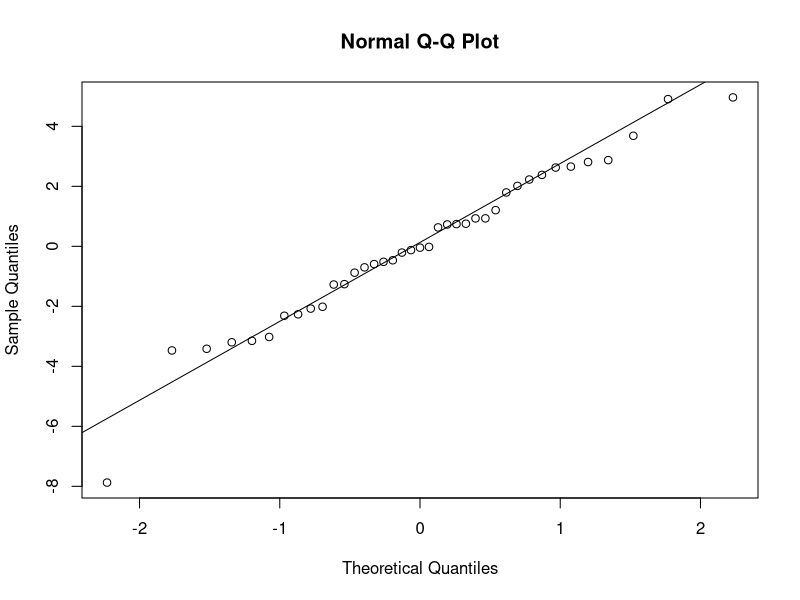
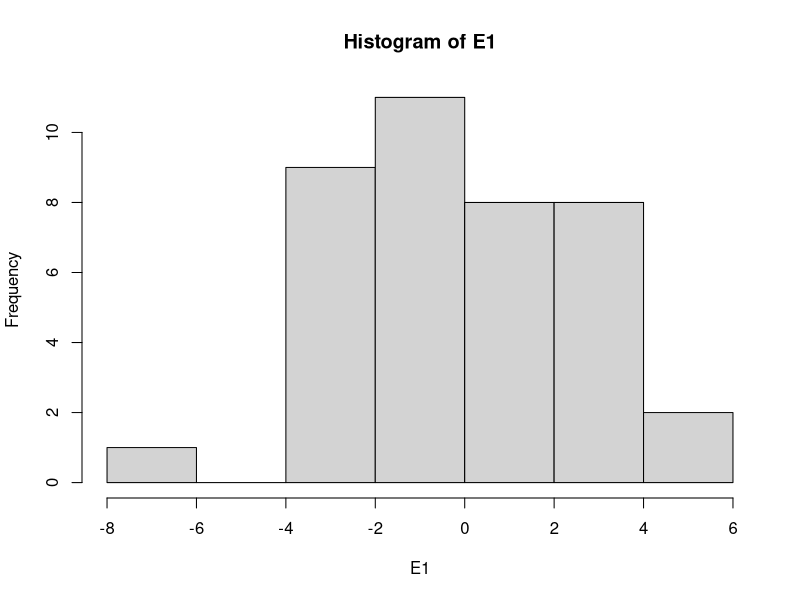
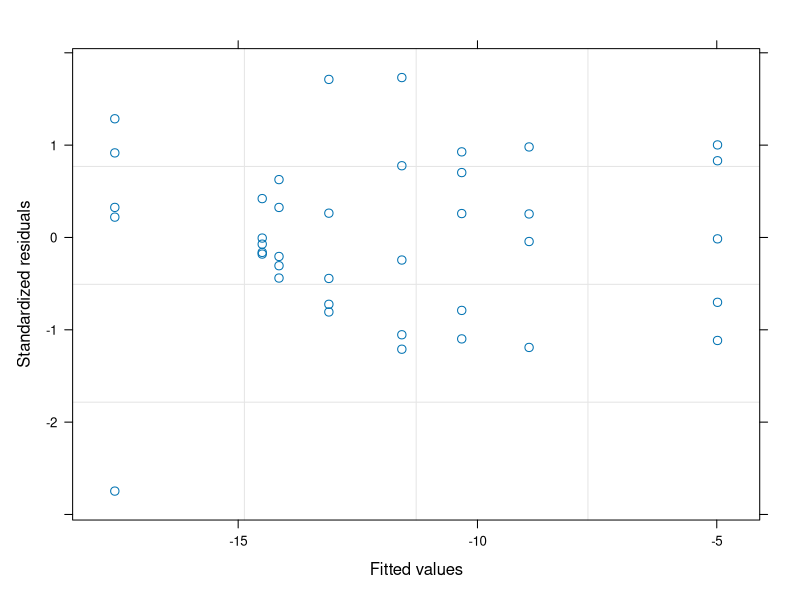

Reproduce these figures in R, in order. (Note: this script raises an error after producing the figures.)
#Author:  Clay Arango
#Creation date: 10-Feb-19
#Script to analyze NDS data from Summer 2018 NDS work with S. Roley and A. Alexiades

#packages
install.packages("nlme")
install.packages("nortest")
install.packages("dplyr")
install.packages("multcomp")
install.packages("MASS")
install.packages("ggplot2")
library(nlme)
library(nortest)
library(dplyr)
library(multcomp)
library(MASS)
library(ggplot2)

#Load data
mab_summer <- read.table(file="mab_summer.csv", header=T, sep=",")

#set variable
d = mab_summer

#evaluate data to make sure factors are correct
names(d)
unique(d$nutrient) #control, N, NP, NPSi, NSi, P, PSi, Si
unique(d$N) #should be 0 and 1
unique(d$P) #should be 0 and 1
unique(d$Si) #should be 0 and 1
unique(d$top) #should be "sponge" and "glass"
#if need to change, use recode function below. 
d$top<-recode(d$top, "cellulose" ="sponge")
str(d)

#convert N and P vand Si alues (0 or 1 for absence or presence) to factors
d$N<-as.factor(d$N)
d$P<-as.factor(d$P)
d$Si<-as.factor(d$Si)
str(d)

#subset data into gpp and cr response
d.cr = subset(d, top=="sponge", data=d)
d.gpp = subset(d, top=="glass", data=d)

#calculate nrr for cr
x = aggregate(d.cr[,8], list(d.cr$nutrient), mean, na.rm=T)
x
d.cr$cr.nrr = d.cr$cr.area/-13.104819 #is there a prettier way to do this?

#calculate nrr for gpp
x = aggregate(d.gpp[,9], list(d.gpp$nutrient), mean, na.rm=T)
x
d.gpp$gpp.nrr = d.gpp$gpp.area/1.61646980 #is there a prettier way to do this?

############################################################
#analyze RESPIRATION data
############################################################

M1<-gls(cr.area~N*P*Si, data=d.cr, na.action=na.omit)
E1<-residuals(M1)
qqnorm(E1)
qqline(E1)
ad.test(E1)
   #residuals are normally distributed
hist(E1)  
plot(M1)

plot(filter(d.cr, !is.na(cr.area)) %>% dplyr::select(nutrient), 
     E1, xlab="nutrient", ylab="Residuals")
bartlett.test(cr.area~nutrient, data=d.cr)
   #variance test is bad

anova(M1)
  
x <- group_by(d.cr, nutrient) %>%  # Grouping function causes subsequent functions to aggregate by season and reach
  summarize(cr.mean = abs(mean(cr.area, na.rm = TRUE)), # na.rm = TRUE to remove missing values
            cr.sd=abs(sd(cr.area, na.rm = TRUE)),  # na.rm = TRUE to remove missing values
            n = sum(!is.na(cr.area)), # of observations, excluding NAs. 
            cr.se=cr.sd/sqrt(n))

ggplot(data=x, aes(x=nutrient, y=cr.mean)) + 
  geom_bar(stat="identity", position=position_dodge(), color = "black") + 
  geom_errorbar(aes(ymin=cr.mean, ymax=cr.mean+cr.se), width=0.2, 
                position=position_dodge(0.9)) + 
  xlab("Nutrient") +
  ylab(expression(Respiration~(ug~O[2]~m^{-2}~h^{-1}))) +
  ylim(0,20) +
  labs(fill="Light") +
  theme_bw() +
  theme(panel.grid.major=element_blank(),
        panel.grid.minor=element_blank(),
        legend.title=element_text(size=6),
        legend.key=element_blank(), 
        legend.position=c(0.5,0.95), 
        legend.text=element_text(size=8), 
        legend.background=element_blank(), 
        legend.direction="horizontal", 
        legend.key.size=unit(0.3, "cm"), 
        axis.title.y=element_text(size=8), 
        axis.title.x=element_text(size=8), 
        axis.text.x=element_text(size=8))

#ggsave('output/figures/Ring_fall.tiff',
#       units="in",
#       width=3.25,
#       height=3.25,
#       dpi=1200,
#       compression="lzw")

#summarize nrr
x <- group_by(d.cr, nutrient) %>%  # Grouping function causes subsequent functions to aggregate by season and reach
  summarize(cr.mean = abs(mean(cr.nrr, na.rm = TRUE)), # na.rm = TRUE to remove missing values
            cr.sd=abs(sd(cr.nrr, na.rm = TRUE)),  # na.rm = TRUE to remove missing values
            n = sum(!is.na(cr.nrr)), # of observations, excluding NAs. 
            cr.se=cr.sd/sqrt(n))

############################################################
#analyze the PRODUCTION data
############################################################

M1<-gls(gpp.area~N*P*Si, data=d.gpp, na.action=na.omit) 
E1<-residuals(M1)
qqnorm(E1)
qqline(E1)
ad.test(E1)
   #residuals are not normal 

hist(E1, xlab="residuals", main="")
plot(M1)

plot(filter(d.gpp, !is.na(gpp.area)) %>% dplyr::select(nutrient), 
     E1, xlab="nutrient", ylab="Residuals")
bartlett.test(gpp.area~nutrient, data=d.gpp)
   #not OK

anova(M1)
  
x <- group_by(d.gpp, nutrient) %>%  # Grouping function causes subsequent functions to aggregate by season and reach
  summarize(gpp.mean = abs(mean(gpp.area, na.rm = TRUE)), # na.rm = TRUE to remove missing values
            gpp.sd=abs(sd(gpp.area, na.rm = TRUE)),  # na.rm = TRUE to remove missing values
            n = sum(!is.na(gpp.area)), # of observations, excluding NAs. 
            gpp.se=gpp.sd/sqrt(n))

ggplot(data=x, aes(x=nutrient, y=gpp.mean)) + 
  geom_bar(stat="identity", position=position_dodge(), color = "black") + 
  geom_errorbar(aes(ymin=gpp.mean, ymax=gpp.mean+gpp.se), width=0.2, 
                position=position_dodge(0.9)) + 
  xlab("Nutrient") +
  ylab(expression(Production~(ug~O[2]~m^{-2}~h^{-1}))) +
  labs(fill="Light") +
  theme_bw() +
  theme(panel.grid.major=element_blank(),
        panel.grid.minor=element_blank(), 
        legend.title=element_text(size=6), 
        legend.key=element_blank(),  
        legend.position=c(0.5,0.95),  
        legend.text=element_text(size=8),  
        legend.background=element_blank(),  
        legend.direction="horizontal",  
        legend.key.size=unit(0.3, "cm"),  
        axis.title.y=element_text(size=8),  
        axis.title.x=element_text(size=8),  
        axis.text.x=element_text(size=8))

#ggsave('output/figures/gppByNutrient.tiff',
#       units="in",
#       width=3.25,
#       height=3.25,
#       dpi=1200,
#       compression="lzw")

#summarize nrr
x <- group_by(d.gpp, nutrient) %>%  # Grouping function causes subsequent functions to aggregate by season and reach
  summarize(gpp.mean = abs(mean(gpp.nrr, na.rm = TRUE)), # na.rm = TRUE to remove missing values
            gpp.sd=abs(sd(gpp.nrr, na.rm = TRUE)),  # na.rm = TRUE to remove missing values
            n = sum(!is.na(gpp.nrr)), # of observations, excluding NAs. 
            gpp.se=gpp.sd/sqrt(n))

#BELOW HERE IS NOT EDITED





############################################################
#analyze the CHL-A biomass on disks

M1<-gls(chla~N*P*light, data=roza_sum.chla, na.action=na.omit)
E1<-residuals(M1)
qqnorm(E1)
qqline(E1)
ad.test(E1)
  #residuals look bad (p=0.001)
hist(E1)
plot(M1)

vf1 = varIdent(form = ~ 1|N*P)
vf2 = varIdent(form = ~ 1|light)
vf3 = varIdent(form = ~ 1|N*P*light)
vf4 = varPower(form = ~ fitted(.)) 
vf5 = varExp(form = ~ fitted(.))
vf6 = varConstPower(form = ~ fitted(.))
vf7 = varExp(form = ~ fitted(.)|nutrient)

M2<-gls(chla~N*P*light, data=roza_sum.chla, na.action=na.omit, weights=vf1)
M3<-gls(chla~N*P*light, data=roza_sum.chla, na.action=na.omit, weights=vf2)
M4<-gls(chla~N*P*light, data=roza_sum.chla, na.action=na.omit, weights=vf3)
M5<-gls(chla~N*P*light, data=roza_sum.chla, na.action=na.omit, weights=vf4)
M6<-gls(chla~N*P*light, data=roza_sum.chla, na.action=na.omit, weights=vf5)
M7<-gls(chla~N*P*light, data=roza_sum.chla, na.action=na.omit, weights=vf6)
M8<-gls(chla~N*P*light, data=roza_sum.chla, na.action=na.omit, weights=vf7)

anova(M1,M2,M3,M4,M5,M6,M7,M8)

#M3 is best on AIC

E3<-residuals(M3)
qqnorm(E3)
qqline(E3)
ad.test(E3)
#residuals are not normal (p=0.001)
hist(E3, xlab="residuals", main="")
plot(M3)
  #hist and plot look good

plot(filter(roza_sum.chla, !is.na(chla)) %>% dplyr::select(light), 
     E3, xlab="light", ylab="Residuals")
bartlett.test(chla~light, data=roza_sum.chla)

plot(filter(roza_sum.chla, !is.na(chla)) %>% dplyr::select(nutrient), 
     E3, xlab="nutrient", ylab="Residuals")
bartlett.test(chla~nutrient, data=roza_sum.chla)

anova(M3)

#light is significant and N and P separately interact with light

x<-roza_sum.chla[complete.cases(roza_sum.chla$chla),]

with(x, 
     interaction.plot(nutrient,light,chla, 
                      ylim=c(0,1.5),lty=c(1,12),lwd=2,ylab="Chlorophyll a", 
                      xlab="Nutrient", trace.label="Light"))

x <- group_by(roza_sum.chla, nutrient, light) %>%  # Grouping function causes subsequent functions to aggregate by season and reach
  summarize(chla.mean = mean(chla, na.rm = TRUE), # na.rm = TRUE to remove missing values
            chla.sd=sd(chla, na.rm = TRUE),  # na.rm = TRUE to remove missing values
            n = sum(!is.na(chla)), # of observations, excluding NAs. 
            chla.se=chla.sd/sqrt(n))

ggplot(data=x, 
       aes(x=nutrient, y=chla.mean, fill=light)) + 
  geom_bar(stat="identity", position=position_dodge(), color = "black") + 
  geom_errorbar(aes(ymin=chla.mean, ymax=chla.mean+chla.se), width=0.2, 
                position=position_dodge(0.9)) + 
  scale_fill_manual(values=c("white","black")) +
  xlab("Nutrient") +
  ylab(expression(Chlorophyll~a~(ug~cm^{-2}))) +
  ylim(0,1.7) +
  labs(fill="Light") +
  theme_bw() +
  theme(panel.grid.major=element_blank(), 
        panel.grid.minor=element_blank(), 
        legend.title=element_text(size=6), 
        legend.key=element_blank(), 
        legend.position=c(0.5,0.95), 
        legend.text=element_text(size=8), 
        legend.background=element_blank(), 
        legend.direction="horizontal", 
        legend.key.size=unit(0.3, "cm"), 
        axis.title.y=element_text(size=8), 
        axis.title.x=element_text(size=8), 
        axis.text.x=element_text(size=8))

ggsave('output/figures/chlaByNutrientLight.tiff',
       units="in",
       width=3.25,
       height=3.25,
       dpi=1200,
       compression="lzw")



############################################################
############################################################
#calculate nrr mean and standard error
x1 <- group_by(roza_sum, nutrient, light) %>%  # Grouping function causes subsequent functions to aggregate by season and reach
  summarize(chla.nrr.mean = mean(chla.nrr, na.rm = TRUE), # na.rm = TRUE to remove missing values
            chla.nrr.sd=sd(chla.nrr, na.rm = TRUE),  # na.rm = TRUE to remove missing values
            chla.n = sum(!is.na(chla.nrr)), # of observations, excluding NAs. 
            chla.nrr.se=chla.nrr.sd/sqrt(chla.n))


x2 <- group_by(roza_sum, nutrient, light) %>%  # Grouping function causes subsequent functions to aggregate by season and reach
  summarize(gpp.nrr.mean = mean(gpp.nrr, na.rm = TRUE), # na.rm = TRUE to remove missing values
            gpp.nrr.sd=sd(gpp.nrr, na.rm = TRUE),  # na.rm = TRUE to remove missing values
            gpp.n = sum(!is.na(gpp.nrr)), # of observations, excluding NAs. 
            gpp.nrr.se=gpp.nrr.sd/sqrt(gpp.n))

x3 <- group_by(roza_sum, nutrient, light) %>%  # Grouping function causes subsequent functions to aggregate by season and reach
  summarize(cr.nrr.mean = mean(cr.nrr, na.rm = TRUE), # na.rm = TRUE to remove missing values
            cr.nrr.sd=sd(cr.nrr, na.rm = TRUE),  # na.rm = TRUE to remove missing values
            cr.n = sum(!is.na(cr.nrr)), # of observations, excluding NAs. 
            cr.nrr.se=cr.nrr.sd/sqrt(cr.n))

roza_sum.nrr<-cbind(x1,x2,x3)
roza_sum.nrr <- roza_sum.nrr[, !duplicated(colnames(roza_sum.nrr))]
write.csv(roza_sum.nrr, "roza_sum.nrr.csv")
